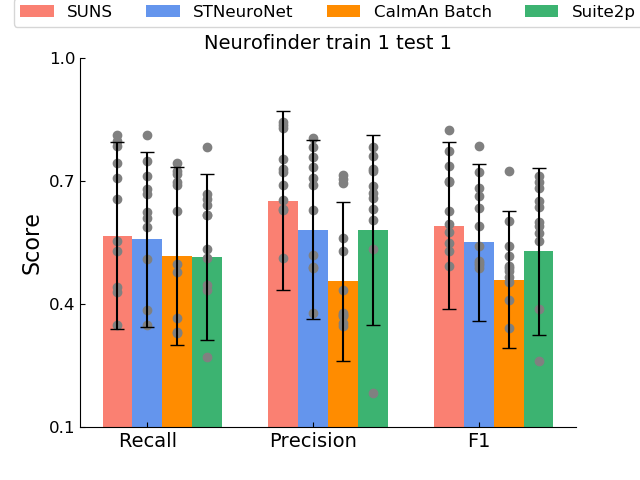

Python code for this plot:
# from Output_Info_All_cal.mat for every kind of data
# the mat file includes list_Recall, list_Precision, list_F1, list_time,list_time_frame
# a list_F1 includes n scores, n=6 or n=10 maybe

# legend: method name
# x: Recall Precision F1
# data: calculated mean value and std, for R, P, F1
import os
import numpy as np
import matplotlib.pyplot as plt
from scipy.io import loadmat

x_labels = ['Recall', 'Precision', 'F1']
y_labels = ['SUNS', 'STNeuroNet', 'CaImAn Batch', 'Suite2p']
# data_type = ['J115', 'J123', 'K53', 'YST']
data_type = ['train', 'test']
method_names = ['SUNS noSF output_masks', 'STNeuroNet FinalMasks', 'CaImAn Batch Masks', 'Suite2p Masks']

# 1. get results and cal mean, std
# from list_Recall, list_Precision, list_F1, we can get a mean value and a std value (error bar), n=6 or n=10
# we get 4 methods results with a mean and a std value for every method
n = len(data_type) * 6  # average dataset has 4 train 3 test 1 res
Recall_tmp = np.zeros((len(method_names), n))
Precision_tmp = np.zeros((len(method_names), n))
F1_tmp = np.zeros((len(method_names), n))

for i in range(len(data_type)):
    for j in range(len(method_names)):
        res_file = os.path.join(".", data_type[i], method_names[j], "Output_Info_All_cal.mat")
        mat = loadmat(res_file)
        list_Recall = np.array(mat["list_Recall"])
        list_Precision = np.array(mat["list_Precision"])
        list_F1 = np.array(mat["list_F1"])
        list_time = np.array(mat["list_time"])
        list_time_frame = np.array(mat["list_time_frame"])
        Recall_tmp[j, 6 * i:6 * i + 6] = np.squeeze(list_Recall)
        Precision_tmp[j, 6 * i:6 * i + 6] = np.squeeze(list_Precision)
        F1_tmp[j, 6 * i:6 * i + 6] = np.squeeze(list_F1)

# [4, 12] ndarray, 4 methods, 12 data points
Recall = np.array(Recall_tmp)
Precision = np.array(Precision_tmp)
F1 = np.array(F1_tmp)

# cal avg and std
Recall_avg = np.mean(Recall, axis=1)
Recall_std = np.std(Recall, axis=1)

Precision_avg = np.mean(Precision, axis=1)
Precision_std = np.std(Precision, axis=1)

F1_avg = np.mean(F1, axis=1)
F1_std = np.std(F1, axis=1)

# 2. plot
x = np.arange(len(x_labels))
fig, ax = plt.subplots()
width = 0.18
# https://www.matplotlib.net/stable/gallery/color/named_colors.html
colors = ['salmon', 'cornflowerblue', 'darkorange', 'mediumseagreen']
for i in range(len(Recall_avg)):
    ax.bar(x - width + i * width, [Recall_avg[i], Precision_avg[i], F1_avg[i]], width, label=y_labels[i], zorder=1, color = colors[i])
    ax.errorbar(x - width + i * width, [Recall_avg[i], Precision_avg[i], F1_avg[i]],
                yerr=[Recall_std[i], Precision_std[i], F1_std[i]], fmt=',', capsize=5, color='black', zorder=3)
    for j in range(len(Recall[0])):
        ax.scatter(x - width + i * width, [Recall[i][j], Precision[i][j], F1[i][j]], color='gray', marker='o', zorder=2)
# 设置横坐标标签和刻度
fontsize = 14
ax.set_xticks(x)
ax.set_xticklabels(x_labels, fontsize=fontsize)
ax.set_ylim(0.1, 1)
plt.yticks([0.1, 0.4, 0.7, 1], fontsize=fontsize - 2)
ax.set_ylabel("Score", fontsize=fontsize + 2)

# 添加图例
ax.legend(ncol=4, loc="upper center", bbox_to_anchor=(0.5, 1.16), fontsize=fontsize - 2, borderaxespad=0.)

ax.spines['right'].set_visible(False)
ax.spines['top'].set_visible(False)
ax.tick_params(direction='in')
# ax.tick_params(axis='x', direction='in', grid_alpha=0.5)

ax.set_title('Neurofinder train 1 test 1', fontsize=fontsize)

# 保存或显示图形
plt.savefig("2_cal_F1_step2.png")
plt.show()
